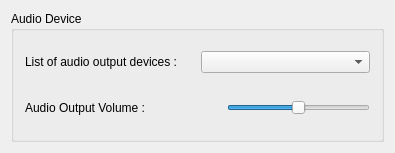
<?xml version="1.0" encoding="UTF-8"?>
<ui version="4.0">
 <class>Widget</class>
 <widget class="QWidget" name="Widget">
  <property name="geometry">
   <rect>
    <x>0</x>
    <y>0</y>
    <width>395</width>
    <height>144</height>
   </rect>
  </property>
  <property name="windowTitle">
   <string>Widget</string>
  </property>
  <layout class="QVBoxLayout" name="verticalLayout">
   <item>
    <widget class="QGroupBox" name="groupBox_2">
     <property name="title">
      <string>Audio Device</string>
     </property>
     <layout class="QVBoxLayout" name="verticalLayout_3">
      <item>
       <layout class="QHBoxLayout" name="horizontalLayout">
        <item>
         <widget class="QLabel" name="label">
          <property name="minimumSize">
           <size>
            <width>170</width>
            <height>40</height>
           </size>
          </property>
          <property name="maximumSize">
           <size>
            <width>170</width>
            <height>40</height>
           </size>
          </property>
          <property name="text">
           <string>List of audio output devices :</string>
          </property>
         </widget>
        </item>
        <item>
         <widget class="QComboBox" name="comboDevList"/>
        </item>
       </layout>
      </item>
      <item>
       <layout class="QHBoxLayout" name="horizontalLayout_4">
        <item>
         <widget class="QLabel" name="label_3">
          <property name="minimumSize">
           <size>
            <width>140</width>
            <height>40</height>
           </size>
          </property>
          <property name="maximumSize">
           <size>
            <width>130</width>
            <height>40</height>
           </size>
          </property>
          <property name="text">
           <string>Audio Output Volume : </string>
          </property>
         </widget>
        </item>
        <item>
         <widget class="QLabel" name="volLabel">
          <property name="minimumSize">
           <size>
            <width>50</width>
            <height>0</height>
           </size>
          </property>
          <property name="maximumSize">
           <size>
            <width>50</width>
            <height>16777215</height>
           </size>
          </property>
          <property name="text">
           <string/>
          </property>
         </widget>
        </item>
        <item>
         <widget class="QSlider" name="volSlider">
          <property name="minimum">
           <number>0</number>
          </property>
          <property name="maximum">
           <number>100</number>
          </property>
          <property name="singleStep">
           <number>1</number>
          </property>
          <property name="value">
           <number>50</number>
          </property>
          <property name="orientation">
           <enum>Qt::Horizontal</enum>
          </property>
         </widget>
        </item>
       </layout>
      </item>
     </layout>
    </widget>
   </item>
  </layout>
 </widget>
 <layoutdefault spacing="6" margin="11"/>
 <resources/>
 <connections/>
</ui>
